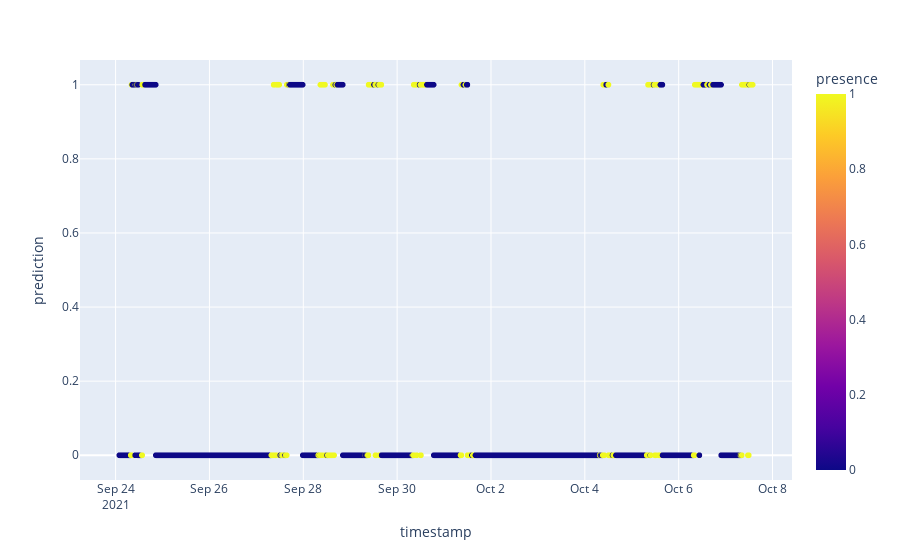

Here is the notebook cell this chart was saved with:
### Code cell
df_valid = Xtest.copy()
df_valid['timestamp'] = df_timestamp
df_valid['prediction'] = y_pred
df_valid['presence'] = ytest

plt.scatter(df_valid, x='timestamp', y='prediction', color='presence')

### Figure 1 — Plotly figure (JSON) as saved in the notebook; plotly's stock layout.template omitted (floating-point values rounded to 4 significant figures; data arrays with more than 128 entries replaced by an {"elided": "..."} marker saying what was removed)
{"data": [{"hovertemplate": "timestamp=%{x}<br>prediction=%{y}<br>presence=%{marker.color}<extra></extra>", "legendgroup": "", "marker": {"color": {"elided": "3888 int values"}, "coloraxis": "coloraxis", "symbol": "circle"}, "mode": "markers", "name": "", "showlegend": false, "type": "scattergl", "x": {"elided": "3888 str values"}, "xaxis": "x", "y": {"elided": "3888 int values"}, "yaxis": "y"}], "layout": {"coloraxis": {"colorbar": {"title": {"text": "presence"}}, "colorscale": [[0, "#0d0887"], [0.1111, "#46039f"], [0.2222, "#7201a8"], [0.3333, "#9c179e"], [0.4444, "#bd3786"], [0.5556, "#d8576b"], [0.6667, "#ed7953"], [0.7778, "#fb9f3a"], [0.8889, "#fdca26"], [1, "#f0f921"]]}, "legend": {"tracegroupgap": 0}, "margin": {"t": 60}, "xaxis": {"anchor": "y", "domain": [0, 1], "title": {"text": "timestamp"}}, "yaxis": {"anchor": "x", "domain": [0, 1], "title": {"text": "prediction"}}}}
